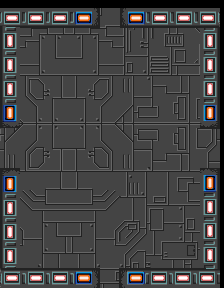

Tiled map render using the project's own tile images. Description and the map definition, with tile-layer contents summarised, below:
An orthogonal 7x9 tile map with 32x32 px tiles, 1 tile layer (块层 1).

<map version="1.0" orientation="orthogonal" width="7" height="9" tilewidth="32" tileheight="32">
 <tileset firstgid="1" name="mapBg" tilewidth="220" tileheight="280">
  <image source="mapBg.png" width="220" height="280" />
 </tileset>
 <layer name="块层 1" width="7" height="9">
  <data>[63 cells, 1 non-empty, 1 distinct tile ids]</data>
 </layer>
</map>